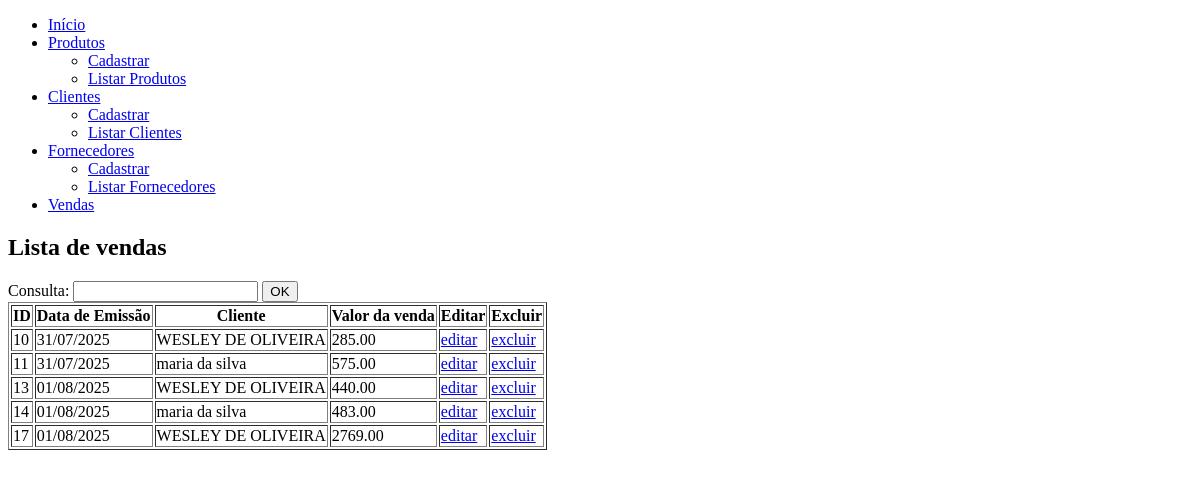
The page /vendas/controle.php on the database as committed earlier.
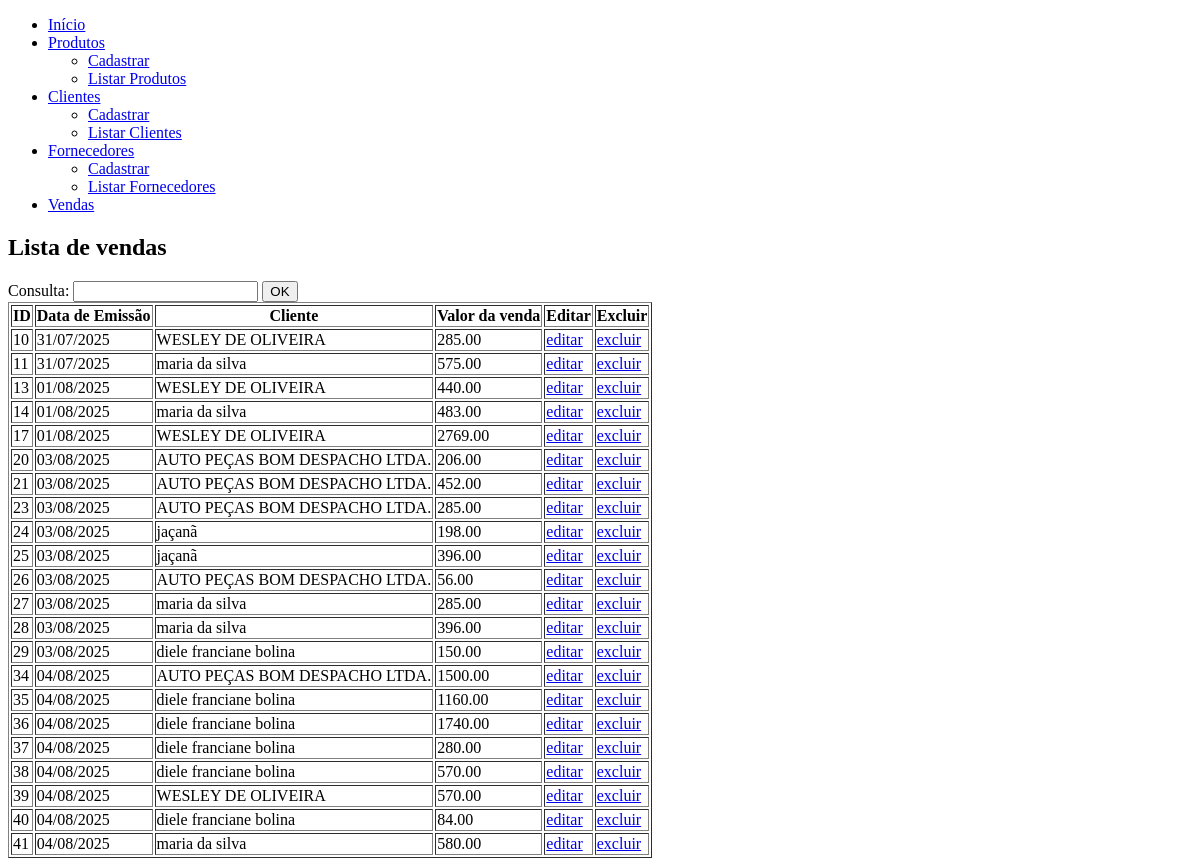
The same page on the database as committed later.
### tables this page shows
CREATE TABLE `vendas` (
  `id` int(11) NOT NULL,
  `data_emissao` date DEFAULT NULL,
  `cliente_id` int(11) DEFAULT NULL,
  `total_venda` decimal(10,2) DEFAULT NULL
);

CREATE TABLE `clientes` (
  `id` int(11) NOT NULL,
  `tipo` text NOT NULL,
  `nome` varchar(100) NOT NULL,
  `logradouro` varchar(100) DEFAULT NULL,
  `numero` varchar(10) DEFAULT NULL,
  `complemento` varchar(50) DEFAULT NULL,
  `bairro` varchar(50) DEFAULT NULL,
  `cidade` varchar(50) DEFAULT NULL,
  `uf` char(2) DEFAULT NULL,
  `cep` varchar(9) DEFAULT NULL,
  `rg` varchar(20) DEFAULT NULL,
  `cpf` varchar(14) DEFAULT NULL,
  `cnpj` text NOT NULL,
  `insc` text NOT NULL,
  `celular` varchar(20) DEFAULT NULL,
  `instagram` varchar(50) DEFAULT NULL,
  `obs` text DEFAULT NULL,
  `limite` decimal(10,2) DEFAULT 0.00,
  `bloqueado` text DEFAULT NULL
);

### vendas/controle.php (the view, shortened to what this page needs)
<?php
include_once '../includes/header.php';
include_once '../config/conexao.php';
?>
<h2>Lista de vendas</h2>
<form action="" method="post">
    <label for="consulta">Consulta:</label>
    <input type="text" name="consulta" id="consulta">
    <input type="submit" value="OK">
</form>
<?php
$consulta = $_POST["consulta"] ?? "";
if ($consulta == "") {
    $exibe = "SELECT v.*, c.nome AS nome_cliente
              FROM vendas v
              INNER JOIN clientes c ON v.cliente_id = c.id";
} else {
    $exibe = "SELECT v.*, c.nome AS nome_cliente
              FROM vendas v
              INNER JOIN clientes c ON v.cliente_id = c.id
              WHERE c.nome LIKE '%$consulta%'";
}
$sql = mysqli_query($conexao, $exibe) or die("Erro: " . mysqli_error($conexao));
echo "<table border='1'>";
echo "<tr>
        <th>ID</th>
        <th>Data de Emissão</th>
        <th>Cliente</th>
        <th>Valor da venda</th>
        <th>Editar</th>
        <th>Excluir</th>
    </tr>";
while ($row = mysqli_fetch_assoc($sql)) {
    echo "<tr>";
    echo "<td>{$row['id']}</td>";
    echo "<td>" . date("d/m/Y", strtotime($row['data_emissao'])) . "</td>";
    echo "<td>{$row['nome_cliente']}</td>";
    echo "<td>{$row['total_venda']}</td>";
    echo "<td><a href='editar.php?id={$row['id']}'>editar</a></td>";
    echo "<td><a href='excluir.php?id={$row['id']}'>excluir</a></td>";
    echo "</tr>";
}
echo "</table>";
?>

Rows that differ between the two databases and show on the page:
added vendas: id "20", data_emissao "03/08/2025", cliente.nome "AUTO PEÇAS BOM DESPACHO LTDA.", total_venda "206.00"
added vendas: id "21", data_emissao "03/08/2025", cliente.nome "AUTO PEÇAS BOM DESPACHO LTDA.", total_venda "452.00"
added vendas: id "23", data_emissao "03/08/2025", cliente.nome "AUTO PEÇAS BOM DESPACHO LTDA.", total_venda "285.00"
added vendas: id "24", data_emissao "03/08/2025", cliente.nome "jaçanã", total_venda "198.00"
added vendas: id "25", data_emissao "03/08/2025", cliente.nome "jaçanã", total_venda "396.00"
added vendas: id "26", data_emissao "03/08/2025", cliente.nome "AUTO PEÇAS BOM DESPACHO LTDA.", total_venda "56.00"
added vendas: id "27", data_emissao "03/08/2025", cliente.nome "maria da silva", total_venda "285.00"
added vendas: id "28", data_emissao "03/08/2025", cliente.nome "maria da silva", total_venda "396.00"
added vendas: id "29", data_emissao "03/08/2025", cliente.nome "diele franciane bolina", total_venda "150.00"
added vendas: id "34", data_emissao "04/08/2025", cliente.nome "AUTO PEÇAS BOM DESPACHO LTDA.", total_venda "1500.00"
added vendas: id "35", data_emissao "04/08/2025", cliente.nome "diele franciane bolina", total_venda "1160.00"
added vendas: id "36", data_emissao "04/08/2025", cliente.nome "diele franciane bolina", total_venda "1740.00"
added vendas: id "37", data_emissao "04/08/2025", cliente.nome "diele franciane bolina", total_venda "280.00"
added vendas: id "38", data_emissao "04/08/2025", cliente.nome "diele franciane bolina", total_venda "570.00"
added vendas: id "39", data_emissao "04/08/2025", cliente.nome "WESLEY DE OLIVEIRA", total_venda "570.00"
added vendas: id "40", data_emissao "04/08/2025", cliente.nome "diele franciane bolina", total_venda "84.00"
added vendas: id "41", data_emissao "04/08/2025", cliente.nome "maria da silva", total_venda "580.00"
